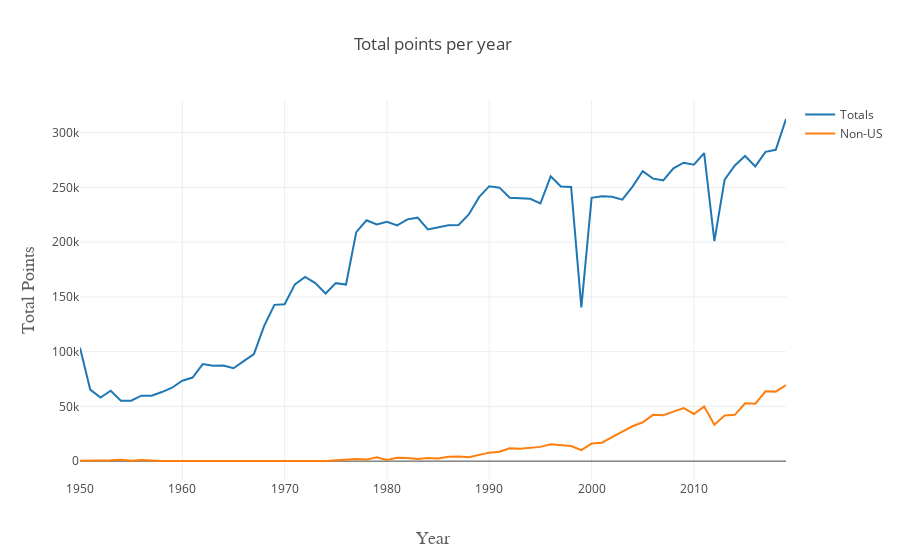

Notebook source saved alongside this figure:
### Markdown cell above
#### Points

### Code cell
trace1 = go.Scatter(
    x=stat_by_year.index,
    y=stat_by_year.PTS,
    name='Totals'
)
trace2 = go.Scatter(
    x=stati_by_year.index,
    y=stati_by_year.PTS,
    name='Non-US'
)

data = [trace1, trace2]
layout = go.Layout(
    title=go.layout.Title(
        text='Total points per year',
        xref='paper',
    ),
    xaxis=go.layout.XAxis(
        title=go.layout.xaxis.Title(
            text='Year',
            font=dict(
                family='Courier New, monospace',
                size=18,
                color='#5f5f5f'
            )
        )
    ),
    yaxis=go.layout.YAxis(
        title=go.layout.yaxis.Title(
            text='Total Points',
            font=dict(
                family='Courier New, monospace',
                size=18,
                color='#5f5f5f'
            )
        )
    )
)
fig = go.Figure(data=data, layout=layout)
py.offline.iplot(fig)

### Figure 1 — Plotly figure (JSON) as saved in the notebook; plotly's stock layout.template omitted (floating-point values rounded to 4 significant figures)
{"data": [{"name": "Totals", "type": "scatter", "uid": "d866bd12-f202-4978-ae6a-89e17bd3d554", "x": [1950, 1951, 1952, 1953, 1954, 1955, 1956, 1957, 1958, 1959, 1960, 1961, 1962, 1963, 1964, 1965, 1966, 1967, 1968, 1969, 1970, 1971, 1972, 1973, 1974, 1975, 1976, 1977, 1978, 1979, 1980, 1981, 1982, 1983, 1984, 1985, 1986, 1987, 1988, 1989, 1990, 1991, 1992, 1993, 1994, 1995, 1996, 1997, 1998, 1999, 2000, 2001, 2002, 2003, 2004, 2005, 2006, 2007, 2008, 2009, 2010, 2011, 2012, 2013, 2014, 2015, 2016, 2017, 2018, 2019], "y": [103562, 65338, 58096, 64356, 55252, 55253, 59768, 59654, 63093, 67031, 73427, 76346, 88652, 87134, 87252, 84805, 91383, 97816, 123590, 142713, 143260, 161457, 168154, 162656, 153024, 162534, 161247, 209113, 219911, 216059, 218636, 215251, 220769, 222338, 211533, 213186, 215463, 215624, 225265, 241046, 251070, 249742, 240576, 239967, 239508, 235269, 260126, 250743, 250326, 140408, 240401, 241954, 241363, 238771, 250671, 264712, 257976, 256409, 267460, 272519, 270750, 281221, 200907, 256949, 269984, 278672, 269138, 282466, 284287, 312430]}, {"name": "Non-US", "type": "scatter", "uid": "69b2bbbd-3b61-43a7-84cd-6abacbdad990", "x": [1950, 1951, 1952, 1953, 1954, 1955, 1956, 1957, 1958, 1974, 1975, 1976, 1977, 1978, 1979, 1980, 1981, 1982, 1983, 1984, 1985, 1986, 1987, 1988, 1989, 1990, 1991, 1992, 1993, 1994, 1995, 1996, 1997, 1998, 1999, 2000, 2001, 2002, 2003, 2004, 2005, 2006, 2007, 2008, 2009, 2010, 2011, 2012, 2013, 2014, 2015, 2016, 2017, 2018, 2019], "y": [421, 338, 524, 731, 1315, 425, 1001, 673, 128, 229, 600, 817, 1851, 1398, 3506, 1118, 2982, 2784, 2005, 2819, 2492, 4051, 4129, 3507, 5438, 7770, 8644, 11653, 11299, 12225, 13018, 15312, 14576, 13875, 10069, 16029, 16830, 21507, 26920, 31861, 35488, 42293, 41996, 45268, 48373, 43066, 49826, 33276, 41695, 42260, 52768, 52463, 63806, 63486, 69453]}], "layout": {"title": {"text": "Total points per year", "xref": "paper"}, "xaxis": {"title": {"font": {"color": "#5f5f5f", "family": "Courier New, monospace", "size": 18}, "text": "Year"}}, "yaxis": {"title": {"font": {"color": "#5f5f5f", "family": "Courier New, monospace", "size": 18}, "text": "Total Points"}}}}
